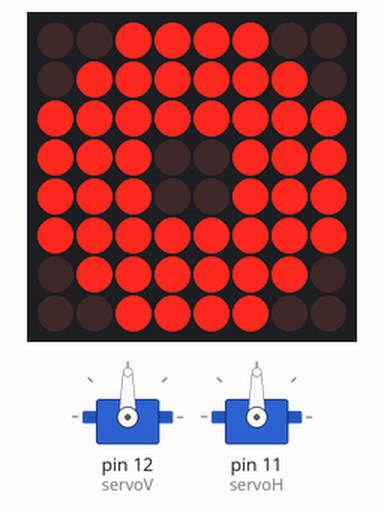
This sketch was run on a simulated Arduino Uno, built with avr-gcc and run on an emulated ATmega328P. Parts: 8×8 LED matrix, 2 × servo. Random numbers use the default seed unless the sketch sets one.

Above: at 0.2 s.
At 8.2 s:
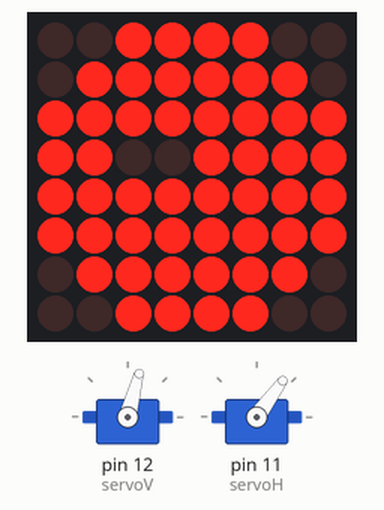
At 22.3 s:
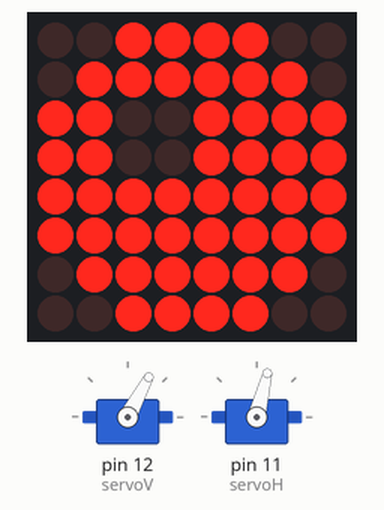
At 31.5 s:
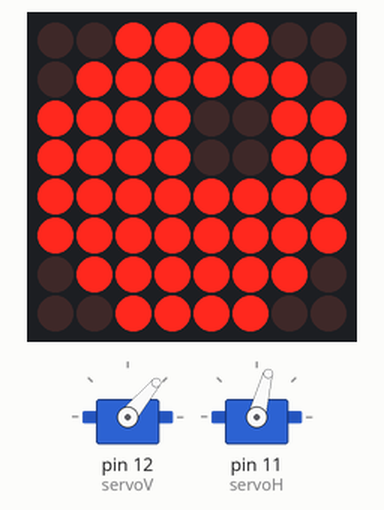
Timing chart, 0 to 40.0 s (numbered marks = the images above):
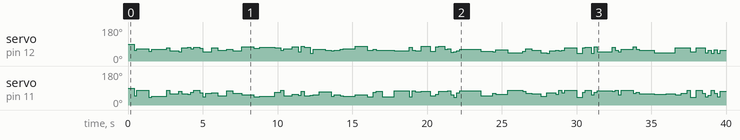

Measured:
- by itself, servo on pin 12 (servoV): 90° → 58° at 0.40 s, → 64° 0.20 s later, → 52° 0.80 s later, → 63° 0.20 s later, … (93 changes in this stretch)
- by itself, servo on pin 11 (servoH): 90° → 50° at 0.40 s, → 78° 0.20 s later, → 42° 0.80 s later, → 47° 0.20 s later, … (95 changes in this stretch)

The sketch:

robot_intergration.ino
```cpp
/* integrated eye and head movement

wiring:
Power
- External 5V Power Supply to breadboard (5V)
- 5V to Artduino Vin
- 5V to VCC led matrici
- 5V to servo's

GND
- External power GND to breadboard
- GND to Arduino GND
- GND to GND led matrici
- GND tot GND servo's

Singals:
- D12 & D11 to servo signals
- SDA & SCL to led matrici SDA & SCL
*/

// libraries
#include <Adafruit_GFX.h>
#include <Adafruit_LEDBackpack.h>
#include <Servo.h>

// emotions
static const uint8_t PROGMEM
    eye_open_bmp[] = {
        0b00111100,
        0b01111110,
        0b11111111,
        0b11100111,
        0b11100111,
        0b11111111,
        0b01111110,
        0b00111100},
    eye_closed_bmp[] = {
        0b00111100,
        0b01111110,
        0b11111111,
        0b11111111,
        0b11111111,
        0b11111111,
        0b01111110,
        0b00111100},
    eye_halfopen_bmp[] = {
        0b00111100,
        0b01111110,
        0b11111111,
        0b11111111,
        0b11100111,
        0b11111111,
        0b01111110,
        0b00111100},
    eye_upperleft_bmp[] = {
        0b00111100,
        0b01111110,
        0b11001111,
        0b11001111,
        0b11111111,
        0b11111111,
        0b01111110,
        0b00111100},
    eye_upperleft_halfopen_bmp[] = {
        0b00111100,
        0b01111110,
        0b11111111,
        0b11001111,
        0b11111111,
        0b11111111,
        0b01111110,
        0b00111100},
    eye_upperright_bmp[] = {
        0b00111100,
        0b01111110,
        0b11110011,
        0b11110011,
        0b11111111,
        0b11111111,
        0b01111110,
        0b00111100} ,
    eye_upperright_halfopen_bmp[] = {
        0b00111100,
        0b01111110,
        0b11111111,
        0b11110011,
        0b11111111,
        0b11111111,
        0b01111110,
        0b00111100};

// led control object
Adafruit_8x8matrix matrix = Adafruit_8x8matrix();

// servo objects
Servo servoV;
Servo servoH;

// initial servo values (go from 0-120)
int posV = 60;
int posH = 60;

// timers
unsigned long previousMillis_eyes = 0;
unsigned long interval_eyes = 0;
int state_eyes = 0;
unsigned long previousMillis_head = 0;
unsigned long interval_head = 200;


void setup() {
  Serial.begin(9600);
  matrix.begin(0x70);  // I2C address of the LED matrix

  servoV.attach(12);
  servoH.attach(11);
}

void loop() {
  // general timer for the delays
  unsigned long currentMillis = millis();

  if(currentMillis - previousMillis_head >= interval_head){
      randomHeadMovement();
      previousMillis_head = currentMillis;
  }

  if (currentMillis - previousMillis_eyes >= interval_eyes)
    {
        previousMillis_eyes = currentMillis;

        switch (state_eyes)
        {
        case 0:
            matrix.clear();
            matrix.drawBitmap(0, 0, eye_open_bmp, 8, 8, LED_ON);
            matrix.writeDisplay();
            interval_eyes = random(2000, 4000);
            state_eyes = 1;
            break;
        case 1:
            matrix.clear();
            matrix.drawBitmap(0, 0, eye_halfopen_bmp, 8, 8, LED_ON);
            matrix.writeDisplay();
            interval_eyes = random(80, 120);
            state_eyes = 2;
            break;
        case 2:
            matrix.clear();
            matrix.drawBitmap(0, 0, eye_closed_bmp, 8, 8, LED_ON);
            matrix.writeDisplay();
            interval_eyes = random(100, 130);
            state_eyes = 3;
            break;
        case 3:
            matrix.clear();
            matrix.drawBitmap(0, 0, eye_halfopen_bmp, 8, 8, LED_ON);
            matrix.writeDisplay();
            interval_eyes = random(80, 120);
            state_eyes = 4;
            break;
        case 4:
            matrix.clear();
            matrix.drawBitmap(0, 0, eye_open_bmp, 8, 8, LED_ON);
            matrix.writeDisplay();
            interval_eyes = random(500, 1000);
            state_eyes = 5;
            break;
        case 5:
            matrix.clear();
            matrix.drawBitmap(0, 0, eye_upperleft_bmp, 8, 8, LED_ON);
            matrix.writeDisplay();
            interval_eyes = random(2000, 4000);
            state_eyes = 6;
            break;
        case 6:
            matrix.clear();
            matrix.drawBitmap(0, 0, eye_upperleft_halfopen_bmp, 8, 8, LED_ON);
            matrix.writeDisplay();
            interval_eyes = random(80, 120);
            state_eyes = 7;
            break;
        case 7:
            matrix.clear();
            matrix.drawBitmap(0, 0, eye_closed_bmp, 8, 8, LED_ON);
            matrix.writeDisplay();
            interval_eyes = random(100, 130);
            state_eyes = 8;
            break;
        case 8:
            matrix.clear();
            matrix.drawBitmap(0, 0, eye_upperleft_halfopen_bmp, 8, 8, LED_ON);
            matrix.writeDisplay();
            interval_eyes = random(80, 120);
            state_eyes = 9;
            break;
        case 9:
            matrix.clear();
            matrix.drawBitmap(0, 0, eye_upperleft_bmp, 8, 8, LED_ON);
            matrix.writeDisplay();
            interval_eyes = random(500, 1000);
            state_eyes = 10;
            break;
        case 10:
            matrix.clear();
            matrix.drawBitmap(0, 0, eye_open_bmp, 8, 8, LED_ON);
            matrix.writeDisplay();
            interval_eyes = random(2000, 4000);
            state_eyes = 11;
            break;
        case 11:
            matrix.clear();
            matrix.drawBitmap(0, 0, eye_halfopen_bmp, 8, 8, LED_ON);
            matrix.writeDisplay();
            interval_eyes = random(80, 120);
            state_eyes = 12;
            break;
        case 12:
            matrix.clear();
            matrix.drawBitmap(0, 0, eye_closed_bmp, 8, 8, LED_ON);
            matrix.writeDisplay();
            interval_eyes = random(100, 130);
            state_eyes = 13;
            break;
        case 13:
            matrix.clear();
            matrix.drawBitmap(0, 0, eye_halfopen_bmp, 8, 8, LED_ON);
            matrix.writeDisplay();
            interval_eyes = random(80, 120);
            state_eyes = 14;
            break;
        case 14:
            matrix.clear();
            matrix.drawBitmap(0, 0, eye_open_bmp, 8, 8, LED_ON);
            matrix.writeDisplay();
            interval_eyes = random(500, 1000);
            state_eyes = 15;
            break;
        case 15:
            matrix.clear();
            matrix.drawBitmap(0, 0, eye_upperright_bmp, 8, 8, LED_ON);
            matrix.writeDisplay();
            interval_eyes = random(2000, 4000);
            state_eyes = 16;
            break;
        case 16:
            matrix.clear();
            matrix.drawBitmap(0, 0, eye_upperright_halfopen_bmp, 8, 8, LED_ON);
            matrix.writeDisplay();
            interval_eyes = random(80, 120);
            state_eyes = 17;
            break;
        case 17:
            matrix.clear();
            matrix.drawBitmap(0, 0, eye_closed_bmp, 8, 8, LED_ON);
            matrix.writeDisplay();
            interval_eyes = random(100, 130);
            state_eyes = 18;
            break;
        case 18:
            matrix.clear();
            matrix.drawBitmap(0, 0, eye_upperright_halfopen_bmp, 8, 8, LED_ON);
            matrix.writeDisplay();
            interval_eyes = random(80, 120);
            state_eyes = 19;
            break;
        case 19:
            matrix.clear();
            matrix.drawBitmap(0, 0, eye_upperright_bmp, 8, 8, LED_ON);
            matrix.writeDisplay();
            interval_eyes = random(500, 1000);
            state_eyes = 0;
            break;
        }
    }
}

void randomHeadMovement(){
  int DoesItMove = random(0,100);
  if(DoesItMove > 50){
    posV = random(40,80);
    posH = random(40,80);
    servoV.write(posV);
    servoH.write(posH);
  }
}
```
